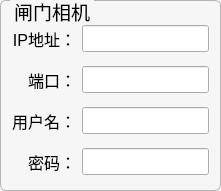
  <widget class="QGroupBox" name="groupBox_6">
   <property name="geometry">
    <rect>
     <x>20</x>
     <y>220</y>
     <width>221</width>
     <height>191</height>
    </rect>
   </property>
   <property name="font">
    <font>
     <pointsize>14</pointsize>
    </font>
   </property>
   <property name="styleSheet">
    <string notr="true">QGroupBox {
	background-color: #f6f6f6;
    border-width: 1px;
    border-radius: 6px;
   border-style:solid;
  border-color: #b4b4b4;
  margin-top: 2ex;
}
QGroupBox::title {
     subcontrol-origin: margin;
     subcontrol-position: top left;
   left:10px;
     margin-left: 0px;
     padding:0 1px;
}</string>
   </property>
   <property name="title">
    <string>闸门相机</string>
   </property>
   <layout class="QGridLayout" name="gridLayout_6">
    <property name="topMargin">
     <number>16</number>
    </property>
    <property name="bottomMargin">
     <number>6</number>
    </property>
    <item row="0" column="0">
     <widget class="QLabel" name="label_26">
      <property name="font">
       <font>
        <pointsize>12</pointsize>
       </font>
      </property>
      <property name="text">
       <string>IP地址：</string>
      </property>
      <property name="alignment">
       <set>Qt::AlignRight|Qt::AlignTrailing|Qt::AlignVCenter</set>
      </property>
     </widget>
    </item>
    <item row="0" column="1">
     <widget class="QLineEdit" name="lineEdit_gate_host">
      <property name="font">
       <font>
        <pointsize>12</pointsize>
       </font>
      </property>
      <property name="alignment">
       <set>Qt::AlignCenter</set>
      </property>
     </widget>
    </item>
    <item row="1" column="0">
     <widget class="QLabel" name="label_27">
      <property name="font">
       <font>
        <pointsize>12</pointsize>
       </font>
      </property>
      <property name="text">
       <string>端口：</string>
      </property>
      <property name="alignment">
       <set>Qt::AlignRight|Qt::AlignTrailing|Qt::AlignVCenter</set>
      </property>
     </widget>
    </item>
    <item row="1" column="1">
     <widget class="QLineEdit" name="lineEdit_gate_port">
      <property name="font">
       <font>
        <pointsize>12</pointsize>
       </font>
      </property>
      <property name="alignment">
       <set>Qt::AlignCenter</set>
      </property>
     </widget>
    </item>
    <item row="2" column="0">
     <widget class="QLabel" name="label_28">
      <property name="font">
       <font>
        <pointsize>12</pointsize>
       </font>
      </property>
      <property name="text">
       <string>用户名：</string>
      </property>
      <property name="alignment">
       <set>Qt::AlignRight|Qt::AlignTrailing|Qt::AlignVCenter</set>
      </property>
     </widget>
    </item>
    <item row="2" column="1">
     <widget class="QLineEdit" name="lineEdit_gate_user">
      <property name="font">
       <font>
        <pointsize>12</pointsize>
       </font>
      </property>
      <property name="alignment">
       <set>Qt::AlignCenter</set>
      </property>
     </widget>
    </item>
    <item row="3" column="0">
     <widget class="QLabel" name="label_29">
      <property name="font">
       <font>
        <pointsize>12</pointsize>
       </font>
      </property>
      <property name="text">
       <string>密码：</string>
      </property>
      <property name="alignment">
       <set>Qt::AlignRight|Qt::AlignTrailing|Qt::AlignVCenter</set>
      </property>
     </widget>
    </item>
    <item row="3" column="1">
     <widget class="QLineEdit" name="lineEdit_gate_password">
      <property name="font">
       <font>
        <pointsize>12</pointsize>
       </font>
      </property>
      <property name="alignment">
       <set>Qt::AlignCenter</set>
      </property>
     </widget>
    </item>
   </layout>
  </widget>
